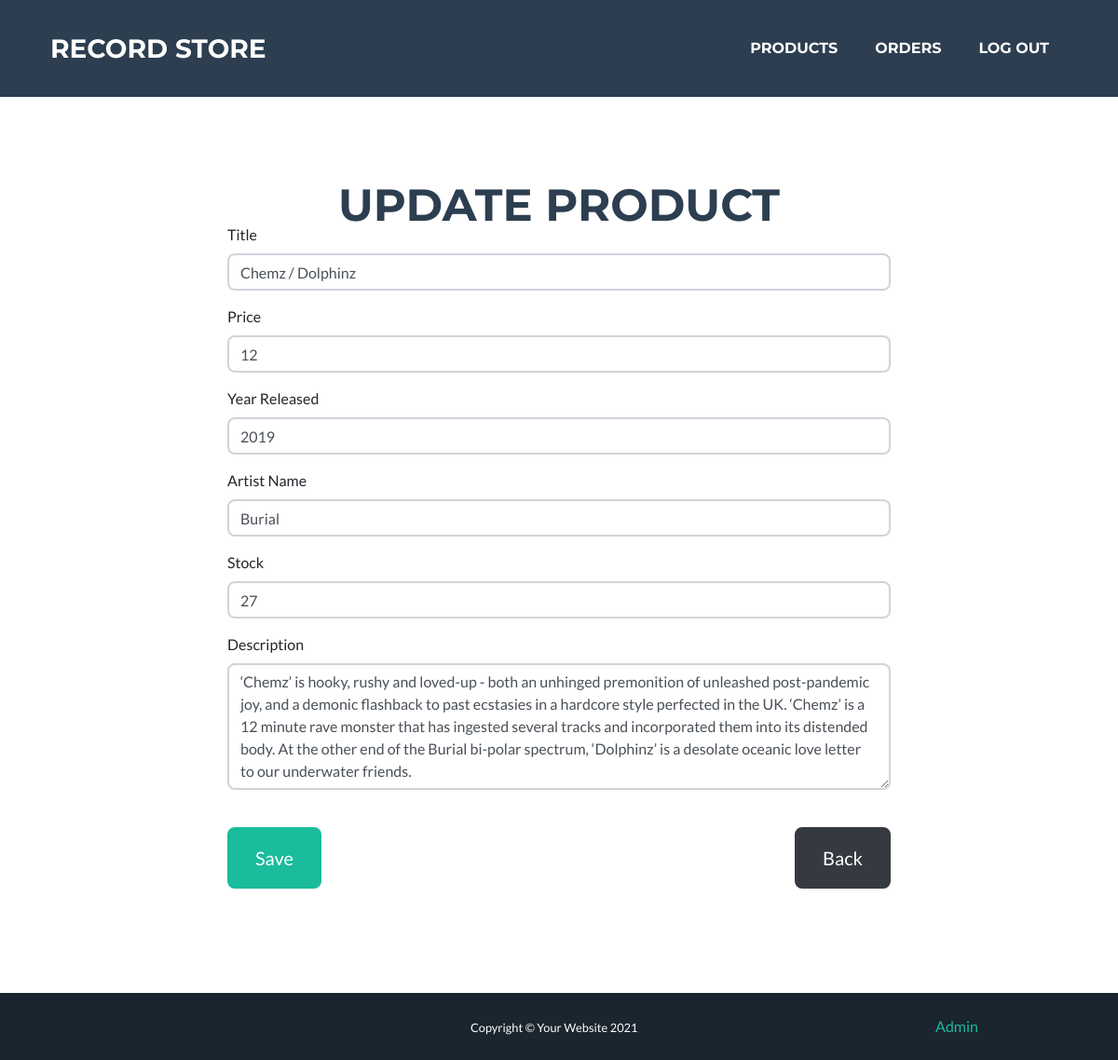
/admin/products/2 (signed in), run on the app's committed database.
### tables this page shows
CREATE TABLE `records` (
  `id_record` int(11) NOT NULL,
  `title` varchar(200) DEFAULT NULL,
  `description` varchar(1000) DEFAULT NULL,
  `price` decimal(11,0) DEFAULT NULL,
  `year_released` varchar(4) DEFAULT NULL,
  `cover` varchar(45) DEFAULT NULL,
  `stock` int(11) NOT NULL,
  `for_sale` tinyint(1) NOT NULL DEFAULT '1'
);

CREATE TABLE `artists` (
  `id_artist` int(11) NOT NULL,
  `name` varchar(200) DEFAULT NULL
);

### views/AdminView.php (called while the page is built, shortened)
<?php
class AdminView
{
    public function viewHeader($title)
    {
        include_once("views/partials/header.php");
    }
    public function viewFooter()
    {
        include_once("views/partials/footer.php");
    }
    public function viewProductForm($product)
    {
        include_once("views/partials/productForm.php");
    }
}

### models/Database.php (called while the page is built, shortened)
<?php
class Database
{
    private $conn = null;
    public function __construct($database, $username = "root", $password = "root", $servername = "localhost")
    {
        $dsn = "mysql:host=$servername;dbname=$database;charset=UTF8";
        try {
            $this->conn = new PDO($dsn, $username, $password);
            $this->conn->setAttribute(PDO::ATTR_ERRMODE, PDO::ERRMODE_EXCEPTION);
        } catch (PDOException $e) {
            echo "Connection failed: " . $e->getMessage();
        }
    }
    private function execute($statement, $input_parameters = [])
    {
        try {
            $stmt = $this->conn->prepare($statement);
            $stmt->execute($input_parameters);
            return $stmt;
        } catch (PDOException $e) {
            echo "Error: " . $e->getMessage() . "<br>";
            throw new Exception($e->getMessage());
        }
    }
    public function select($statement, $input_parameters = [])
    {
        $stmt = $this->execute($statement, $input_parameters);
        return $stmt->fetchAll();
    }
}

### models/AdminModel.php (called while the page is built, shortened)
<?php
class AdminModel
{
    private $db;
    public function __construct($database)
    {
        $this->db = $database;
    }
    public function fetchRecordById($id)
    {
        $statement = "SELECT r.title, r.description, r.price, r.year_released, r.stock, a.id_artist, a.name FROM records r
        JOIN records_has_artists rha
        ON r.id_record=rha.id_record
        JOIN artists a
        ON rha.id_artist=a.id_artist
        WHERE r.id_record = :id";
        $parameters = array(":id" => $id);
        $record = $this->db->select($statement, $parameters);
        return $record;
    }
}

### views/partials/productForm.php (the view, shortened to what this page needs)
<?php
$destination = URLROOT . "admin/products";
$heading = $product ? "Update product" : "Create product";
$title = $product ? $product['title'] : "";
$price = $product ? $product['price'] : "";
$yearReleased = $product ? $product['year_released'] : "";
$artistName = $product ? $product['name'] : "";
$stock = $product ? $product['stock'] : "";
$description = $product ? $product['description'] : "";
?>
<section class="page-section masthead min-vh-100" id="login">
        <div class="container">
                <h2 class="page-section-heading text-center text-uppercase text-secondary mb-0"><?= $heading ?></h2>
                <div class="row">
                        <div class="col-lg-8 mx-auto">
                                <form method="POST" action="#" novalidate="novalidate">
                                        <div class="control-group">
                                                <label>Title</label>
                                                <input name="title" class="form-control" id="title" type="text" placeholder="Title" required="required" value="<?= $title ?>" />
                                        </div>
                                        <div class="control-group">
                                                <label>Price</label>
                                                <input name="price" class="form-control" id="price" type="number" step="0.01" placeholder="Price" required="required" value="<?= $price ?>" />
                                        </div>
                                        <div class="control-group">
                                                <label>Year Released</label>
                                                <input name="year_released" class="form-control" id="year_released" type="text" placeholder="Year Released" required="required" value="<?= $yearReleased ?>" />
                                        </div>
                                        <div class="control-group">
                                                <label>Artist Name</label>
                                                <input name="name" class="form-control" id="name" type="text" placeholder="Artist Name" required="required" value="<?= $artistName ?>" />
                                        </div>
                                        <div class="control-group">
                                                <label>Stock</label>
                                                <input name="stock" class="form-control" id="stock" type="number" placeholder="Stock" required="required" min="0" value="<?= $stock ?>" />
                                        </div>
                                        <div class="control-group">
                                                <label>Description</label>
                                                <textarea name="description" class="form-control" rows="5" placeholder="Description" required="required"><?= $description ?></textarea>
                                        </div>
                                        <br />
                                        <div class="d-flex justify-content-between form-group">
                                                <button class=" btn btn-primary btn-xl" id="sendMessageButton" type="submit">Save</button>
                                                <a href=<?=$destination?> class='btn-xl btn btn-dark'>Back</a>
                                        </div>
                                </form>
                        </div>
                </div>
        </div>
</section>

### data on the page
records: title "Chemz / Dolphinz", price "12", year_released "2019", name "Burial", stock "27", description "‘Chemz’ is hooky, rushy and loved-up - both an unhinged premonition of unleashed post-pandemic joy, and a demonic flashback to past ecstasies in a hardcore style perfected in the UK. ‘Chemz’ is a 12 minute rave monster that has ingested several tracks and incorporated them into its distended body. At the other end of the Burial bi-polar spectrum, ‘Dolphinz’ is a desolate oceanic love letter to our underwater friends."

### other printed values
$listItem[title] "PRODUCTS"
$listItem[title] "ORDERS"
$listItem[title] "LOG OUT"
$heading "UPDATE PRODUCT"
